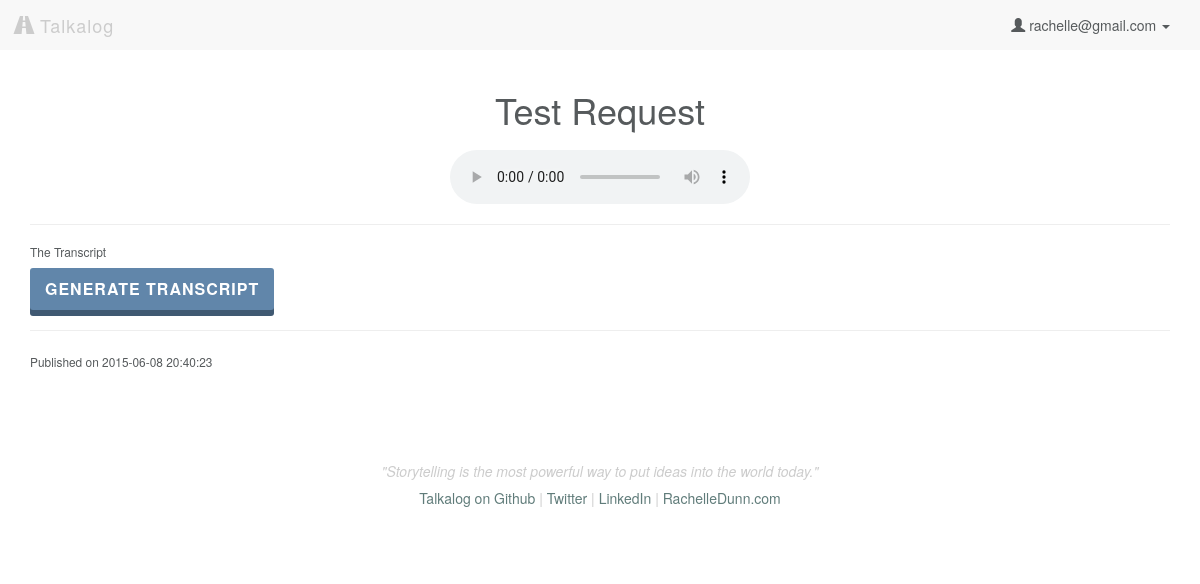
/listen/22 (signed in), run on an earlier commit of the app's database.
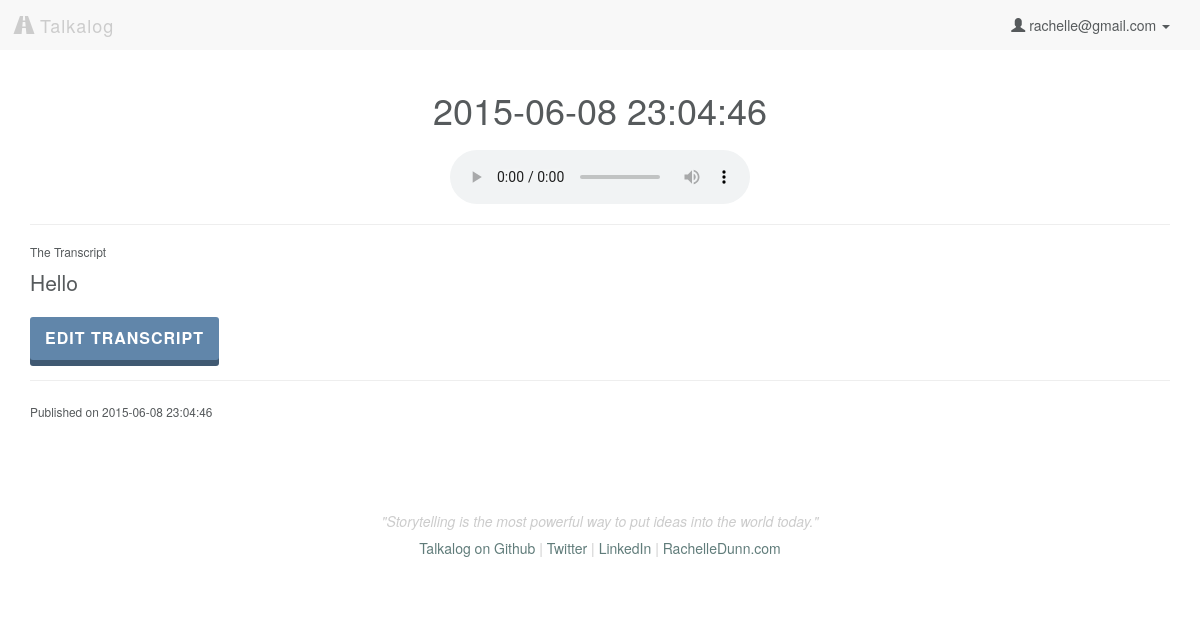
And on a later commit of the database.
### model.py (models this page shows, shortened)
class Upload(db.Model):
    __tablename__ = "Uploads"
    id = db.Column(db.Integer, autoincrement=True, primary_key=True)
    user_id = db.Column(db.Integer, db.ForeignKey('Users.id'), nullable=False)
    title = db.Column(db.String, nullable=False, default=db.func.now())
    path = db.Column(db.String(50))
    mimetype = db.Column(db.String(50), default='wav') # wav, jpg, mp3
    datetime = db.Column(db.DateTime, default=db.func.now(), onupdate=db.func.now()) # set datetime to current timestamp
    transcript = db.Column(db.Text)
    user = db.relationship("User", backref=db.backref("uploads", order_by=id))

### server.py (the view)
@app.route('/listen/<int:id>')
def listen_audio(id):
	"""Show more information about the single user logged in."""
	if 'email' in session:
		user_email = session['email']
		user = User.query.filter_by(email=user_email).first()
		this_file = Upload.query.filter_by(id=id).first()
		cu = this_file.collectionsuploads
		print 'CollectionsUploads: ', cu
		collection = [cu.collection for cu in cu]
		print 'This is the parent collection: ', collection
		collect_users = []
		for c in collection:
			for i in c.collectionsusers:
				print 'what is i', i
				collect_users.append(i.user_id)
		if (this_file.user_id == user.id) or (user.id in collect_users):
			return render_template('listen.html', user=user, upload=this_file,
				upload_folder=UPLOAD_FOLDER)
		else:
			flash('You don\'t have access to view this page')
			return redirect('/')
	else:
		flash('You must be logged in to access this page.')
		return redirect('/')

### templates/listen.html (shortened to what this page needs)
{% extends 'base.html' %}
{% block content %}
    <h1 id="upload-title" upload-id="{{ upload.id }}" class="text-center">{{ upload.title }}</h1>
    <audio controls>
        <source src="{{ upload_folder }}/{{ upload.path }}" type="audio/wav">
    </audio>
    <hr>
    <h6>The Transcript</h6>
    <div class="transcript-body lead">
    {% if upload.transcript %}
        {{ upload.transcript|safe }}
        <button type="button" class="button edit-transcript" data-toggle="modal" data-target="#myModal">Edit Transcript</button>
    {% else %}
        <button id="load" class="button">Generate Transcript</button>
    {% endif %}
    </div>
    <hr>
    <p><small>Published on {{ upload.datetime }}<br>
    </small></p>
{% endblock %}

What changed in the data, as far as the page shows it:
changed Upload: title "Test Request" → "2015-06-08 23:04:46"; transcript (not shown) → "Hello"; datetime "2015-06-08 20:40:23" → "2015-06-08 23:04:46"
Also different on the page:
text no longer shown: "GENERATE TRANSCRIPT"
text now shown: "EDIT TRANSCRIPT"
